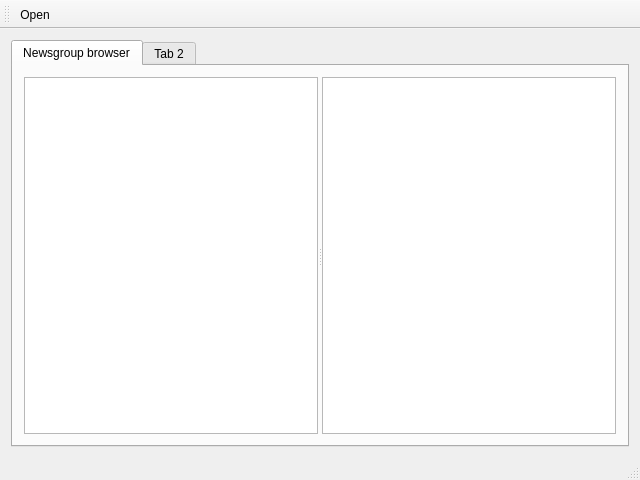
<?xml version="1.0" encoding="UTF-8"?>
<ui version="4.0">
 <class>Browser</class>
 <widget class="QMainWindow" name="Browser">
  <property name="geometry">
   <rect>
    <x>0</x>
    <y>0</y>
    <width>640</width>
    <height>480</height>
   </rect>
  </property>
  <property name="minimumSize">
   <size>
    <width>640</width>
    <height>480</height>
   </size>
  </property>
  <property name="windowTitle">
   <string>Browser</string>
  </property>
  <property name="styleSheet">
   <string notr="true"/>
  </property>
  <widget class="QWidget" name="centralWidget">
   <property name="minimumSize">
    <size>
     <width>0</width>
     <height>0</height>
    </size>
   </property>
   <layout class="QGridLayout" name="gridLayout">
    <item row="0" column="0">
     <widget class="QTabWidget" name="tabWidget">
      <property name="currentIndex">
       <number>0</number>
      </property>
      <widget class="QWidget" name="MainTab">
       <attribute name="title">
        <string>Newsgroup browser</string>
       </attribute>
       <layout class="QGridLayout" name="gridLayout_2">
        <item row="0" column="0">
         <widget class="QSplitter" name="splitter">
          <property name="orientation">
           <enum>Qt::Horizontal</enum>
          </property>
          <widget class="QTreeView" name="treeView">
           <property name="selectionBehavior">
            <enum>QAbstractItemView::SelectItems</enum>
           </property>
           <property name="uniformRowHeights">
            <bool>true</bool>
           </property>
           <property name="allColumnsShowFocus">
            <bool>true</bool>
           </property>
          </widget>
          <widget class="QTextBrowser" name="textBrowser">
           <property name="font">
            <font>
             <family>Lucida Console</family>
             <pointsize>11</pointsize>
            </font>
           </property>
          </widget>
         </widget>
        </item>
       </layout>
      </widget>
      <widget class="QWidget" name="tab_2">
       <attribute name="title">
        <string>Tab 2</string>
       </attribute>
      </widget>
     </widget>
    </item>
   </layout>
  </widget>
  <widget class="QToolBar" name="mainToolBar">
   <attribute name="toolBarArea">
    <enum>TopToolBarArea</enum>
   </attribute>
   <attribute name="toolBarBreak">
    <bool>false</bool>
   </attribute>
   <addaction name="actionOpen"/>
  </widget>
  <widget class="QStatusBar" name="statusBar"/>
  <action name="actionOpen">
   <property name="text">
    <string>Open</string>
   </property>
  </action>
 </widget>
 <layoutdefault spacing="6" margin="11"/>
 <resources/>
 <connections/>
</ui>
